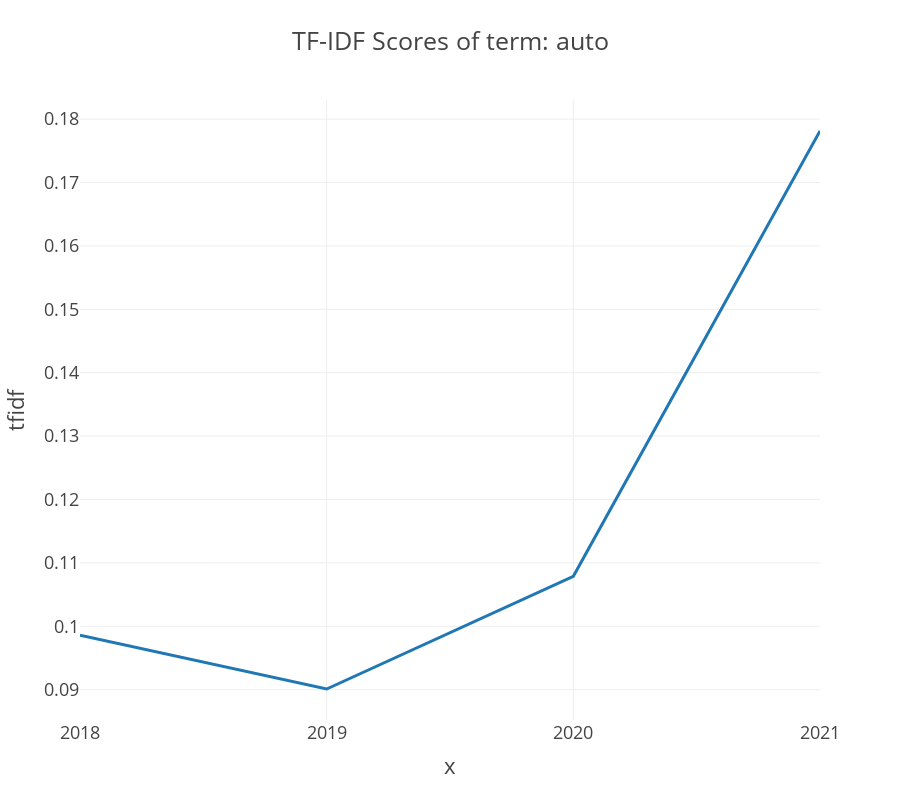

Source (notebook cell):
### Markdown cell above
# Plotly - Lineplot

### Code cell
import plotly.express as px
import plotly.io as pio

pio.templates.default = "presentation"

term = 'auto'

fig = px.line(top_tfidf[top_tfidf['term'] == term],
  x= [2018, 2019, 2020, 2021],
  y="tfidf",
  title='TF-IDF Scores of term: {}'.format(term),
  height = 800)

fig.update_xaxes(type='category')
fig.show()

### Figure 1 — Plotly figure (JSON) as saved in the notebook; plotly's stock layout.template omitted (floating-point values rounded to 4 significant figures)
{"data": [{"hovertemplate": "x=%{x}<br>tfidf=%{y}<extra></extra>", "legendgroup": "", "line": {"color": "#1F77B4", "dash": "solid"}, "marker": {"symbol": "circle"}, "mode": "lines", "name": "", "orientation": "v", "showlegend": false, "type": "scatter", "x": [2018, 2019, 2020, 2021], "xaxis": "x", "y": [0.09858, 0.0901, 0.1079, 0.1781], "yaxis": "y"}], "layout": {"height": 800, "legend": {"tracegroupgap": 0}, "title": {"text": "TF-IDF Scores of term: auto"}, "xaxis": {"anchor": "y", "domain": [0, 1], "title": {"text": "x"}, "type": "category"}, "yaxis": {"anchor": "x", "domain": [0, 1], "title": {"text": "tfidf"}}}}
